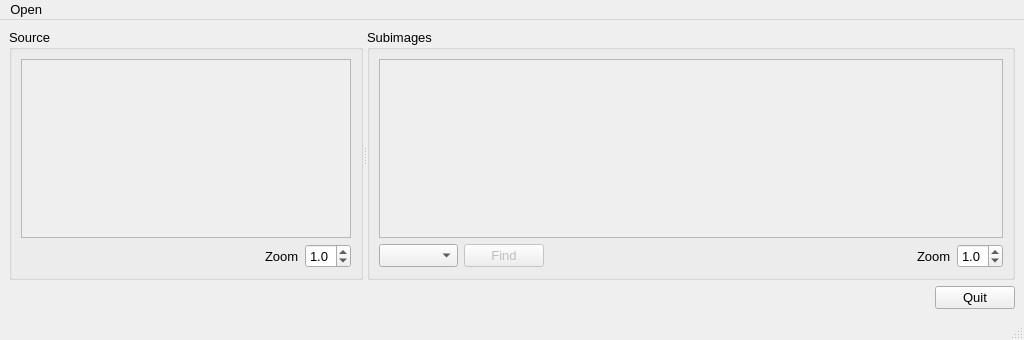
<?xml version="1.0" encoding="UTF-8"?>
<ui version="4.0">
 <class>CrystalGrowthTrackerMain</class>
 <widget class="QMainWindow" name="CrystalGrowthTrackerMain">
  <property name="geometry">
   <rect>
    <x>0</x>
    <y>0</y>
    <width>1024</width>
    <height>340</height>
   </rect>
  </property>
  <property name="sizePolicy">
   <sizepolicy hsizetype="Preferred" vsizetype="Preferred">
    <horstretch>0</horstretch>
    <verstretch>0</verstretch>
   </sizepolicy>
  </property>
  <property name="font">
   <font>
    <pointsize>10</pointsize>
   </font>
  </property>
  <property name="windowTitle">
   <string>CrystalGrowthTracker</string>
  </property>
  <widget class="QWidget" name="centralwidget">
   <layout class="QVBoxLayout" name="verticalLayout_5">
    <item>
     <widget class="QSplitter" name="_splitter">
      <property name="orientation">
       <enum>Qt::Horizontal</enum>
      </property>
      <widget class="QGroupBox" name="groupBox">
       <property name="title">
        <string>Source</string>
       </property>
       <layout class="QVBoxLayout" name="verticalLayout">
        <item>
         <layout class="QVBoxLayout" name="verticalLayout_3">
          <item>
           <widget class="QScrollArea" name="_sourceScrollArea">
            <property name="widgetResizable">
             <bool>true</bool>
            </property>
            <widget class="QWidget" name="scrollAreaWidgetContents">
             <property name="geometry">
              <rect>
               <x>0</x>
               <y>0</y>
               <width>304</width>
               <height>110</height>
              </rect>
             </property>
            </widget>
           </widget>
          </item>
          <item>
           <layout class="QHBoxLayout" name="_viewSubButton">
            <item>
             <spacer name="horizontalSpacer">
              <property name="orientation">
               <enum>Qt::Horizontal</enum>
              </property>
              <property name="sizeHint" stdset="0">
               <size>
                <width>60</width>
                <height>20</height>
               </size>
              </property>
             </spacer>
            </item>
            <item>
             <widget class="QLabel" name="label">
              <property name="text">
               <string>Zoom</string>
              </property>
             </widget>
            </item>
            <item>
             <widget class="QDoubleSpinBox" name="_sourceZoomSpinBox">
              <property name="decimals">
               <number>1</number>
              </property>
              <property name="minimum">
               <double>0.100000000000000</double>
              </property>
              <property name="maximum">
               <double>5.000000000000000</double>
              </property>
              <property name="singleStep">
               <double>0.500000000000000</double>
              </property>
              <property name="value">
               <double>1.000000000000000</double>
              </property>
             </widget>
            </item>
           </layout>
          </item>
         </layout>
        </item>
       </layout>
      </widget>
      <widget class="QGroupBox" name="groupBox_2">
       <property name="title">
        <string>Subimages</string>
       </property>
       <layout class="QVBoxLayout" name="verticalLayout_2">
        <item>
         <widget class="QScrollArea" name="_subScrollArea">
          <property name="widgetResizable">
           <bool>true</bool>
          </property>
          <widget class="QWidget" name="scrollAreaWidgetContents_2">
           <property name="geometry">
            <rect>
             <x>0</x>
             <y>0</y>
             <width>625</width>
             <height>105</height>
            </rect>
           </property>
          </widget>
         </widget>
        </item>
        <item>
         <layout class="QVBoxLayout" name="verticalLayout_4">
          <item>
           <layout class="QHBoxLayout" name="horizontalLayout">
            <item>
             <widget class="QComboBox" name="_subimageComboBox"/>
            </item>
            <item>
             <widget class="QPushButton" name="_findButton">
              <property name="enabled">
               <bool>false</bool>
              </property>
              <property name="text">
               <string>Find</string>
              </property>
             </widget>
            </item>
            <item>
             <spacer name="horizontalSpacer_4">
              <property name="orientation">
               <enum>Qt::Horizontal</enum>
              </property>
              <property name="sizeHint" stdset="0">
               <size>
                <width>30</width>
                <height>20</height>
               </size>
              </property>
             </spacer>
            </item>
            <item>
             <widget class="QLabel" name="label_2">
              <property name="text">
               <string>Zoom</string>
              </property>
             </widget>
            </item>
            <item>
             <widget class="QDoubleSpinBox" name="_subimageZoomSpinBox">
              <property name="decimals">
               <number>1</number>
              </property>
              <property name="minimum">
               <double>0.100000000000000</double>
              </property>
              <property name="maximum">
               <double>4.000000000000000</double>
              </property>
              <property name="singleStep">
               <double>0.500000000000000</double>
              </property>
              <property name="value">
               <double>1.000000000000000</double>
              </property>
             </widget>
            </item>
           </layout>
          </item>
         </layout>
        </item>
       </layout>
      </widget>
     </widget>
    </item>
    <item>
     <layout class="QHBoxLayout" name="horizontalLayout_3" stretch="0,0">
      <item>
       <spacer name="horizontalSpacer_3">
        <property name="orientation">
         <enum>Qt::Horizontal</enum>
        </property>
        <property name="sizeHint" stdset="0">
         <size>
          <width>40</width>
          <height>20</height>
         </size>
        </property>
       </spacer>
      </item>
      <item>
       <widget class="QPushButton" name="_exitButton">
        <property name="text">
         <string>Quit</string>
        </property>
       </widget>
      </item>
     </layout>
    </item>
   </layout>
  </widget>
  <widget class="QMenuBar" name="menubar">
   <property name="geometry">
    <rect>
     <x>0</x>
     <y>0</y>
     <width>1024</width>
     <height>31</height>
    </rect>
   </property>
   <widget class="QMenu" name="menuOpen">
    <property name="title">
     <string>Open </string>
    </property>
    <addaction name="_actionOpen"/>
    <addaction name="_actionSaveSubimages"/>
    <addaction name="separator"/>
    <addaction name="_actionExit"/>
    <addaction name="separator"/>
   </widget>
   <addaction name="menuOpen"/>
  </widget>
  <widget class="QStatusBar" name="statusbar"/>
  <action name="_actionOpen">
   <property name="text">
    <string>Open</string>
   </property>
  </action>
  <action name="_actionExit">
   <property name="text">
    <string>Exit</string>
   </property>
  </action>
  <action name="_actionSaveSubimages">
   <property name="text">
    <string>Save Subimages</string>
   </property>
  </action>
 </widget>
 <resources/>
 <connections>
  <connection>
   <sender>_exitButton</sender>
   <signal>pressed()</signal>
   <receiver>CrystalGrowthTrackerMain</receiver>
   <slot>close()</slot>
   <hints>
    <hint type="sourcelabel">
     <x>953</x>
     <y>278</y>
    </hint>
    <hint type="destinationlabel">
     <x>511</x>
     <y>169</y>
    </hint>
   </hints>
  </connection>
  <connection>
   <sender>_findButton</sender>
   <signal>pressed()</signal>
   <receiver>CrystalGrowthTrackerMain</receiver>
   <slot>feature_detect()</slot>
   <hints>
    <hint type="sourcelabel">
     <x>718</x>
     <y>217</y>
    </hint>
    <hint type="destinationlabel">
     <x>511</x>
     <y>169</y>
    </hint>
   </hints>
  </connection>
  <connection>
   <sender>_actionExit</sender>
   <signal>triggered()</signal>
   <receiver>CrystalGrowthTrackerMain</receiver>
   <slot>close()</slot>
   <hints>
    <hint type="sourcelabel">
     <x>-1</x>
     <y>-1</y>
    </hint>
    <hint type="destinationlabel">
     <x>511</x>
     <y>169</y>
    </hint>
   </hints>
  </connection>
  <connection>
   <sender>_actionOpen</sender>
   <signal>triggered()</signal>
   <receiver>CrystalGrowthTrackerMain</receiver>
   <slot>load_image()</slot>
   <hints>
    <hint type="sourcelabel">
     <x>-1</x>
     <y>-1</y>
    </hint>
    <hint type="destinationlabel">
     <x>511</x>
     <y>169</y>
    </hint>
   </hints>
  </connection>
  <connection>
   <sender>_actionSaveSubimages</sender>
   <signal>triggered()</signal>
   <receiver>CrystalGrowthTrackerMain</receiver>
   <slot>save_subimages()</slot>
   <hints>
    <hint type="sourcelabel">
     <x>-1</x>
     <y>-1</y>
    </hint>
    <hint type="destinationlabel">
     <x>511</x>
     <y>169</y>
    </hint>
   </hints>
  </connection>
  <connection>
   <sender>_sourceZoomSpinBox</sender>
   <signal>valueChanged(double)</signal>
   <receiver>CrystalGrowthTrackerMain</receiver>
   <slot>source_zoom()</slot>
   <hints>
    <hint type="sourcelabel">
     <x>304</x>
     <y>219</y>
    </hint>
    <hint type="destinationlabel">
     <x>511</x>
     <y>169</y>
    </hint>
   </hints>
  </connection>
  <connection>
   <sender>_subimageZoomSpinBox</sender>
   <signal>valueChanged(double)</signal>
   <receiver>CrystalGrowthTrackerMain</receiver>
   <slot>subimage_zoom()</slot>
   <hints>
    <hint type="sourcelabel">
     <x>966</x>
     <y>216</y>
    </hint>
    <hint type="destinationlabel">
     <x>511</x>
     <y>169</y>
    </hint>
   </hints>
  </connection>
  <connection>
   <sender>_subimageComboBox</sender>
   <signal>currentIndexChanged(int)</signal>
   <receiver>CrystalGrowthTrackerMain</receiver>
   <slot>display_subimage()</slot>
   <hints>
    <hint type="sourcelabel">
     <x>424</x>
     <y>216</y>
    </hint>
    <hint type="destinationlabel">
     <x>511</x>
     <y>169</y>
    </hint>
   </hints>
  </connection>
 </connections>
</ui>
